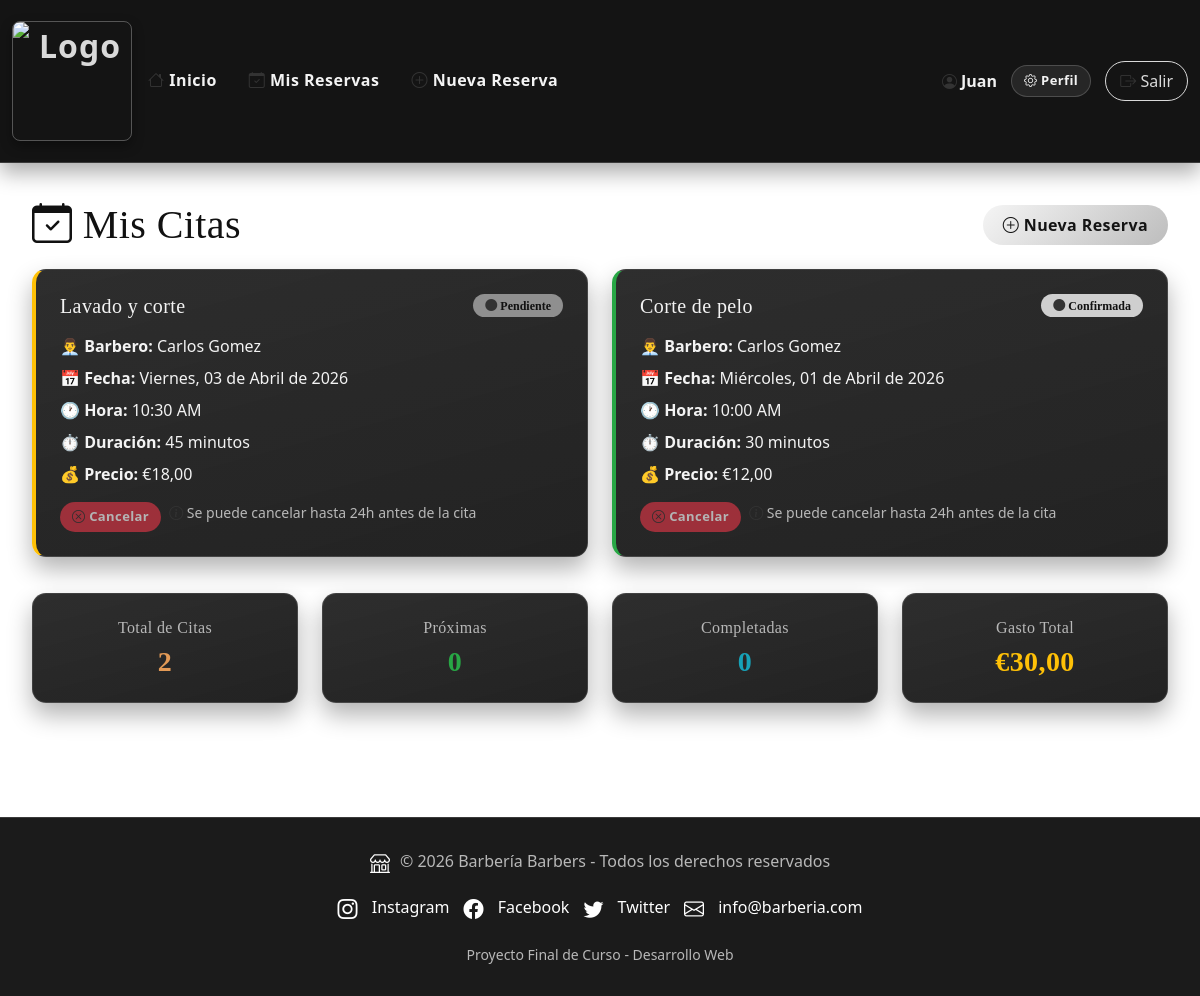
/reservas.php (signed in), run on the app's committed database.
### tables this page shows
CREATE TABLE `citas` (
  `ID_cita` int(11) NOT NULL,
  `fecha` date NOT NULL,
  `hora` time NOT NULL,
  `DNI_barbero` varchar(15) NOT NULL,
  `ID_usuario` int(11) NOT NULL,
  `ID_servicio` int(11) NOT NULL,
  `precio_final` decimal(6,2) NOT NULL,
  `estado` enum('pendiente','confirmada','cancelada','completada') DEFAULT 'pendiente',
  `notas_cliente` text DEFAULT NULL,
  `notas_admin` text DEFAULT NULL,
  `fecha_creacion` timestamp DEFAULT CURRENT_TIMESTAMP,
  `fecha_modificacion` timestamp DEFAULT CURRENT_TIMESTAMP ON UPDATE CURRENT_TIMESTAMP
);

CREATE TABLE `configuracion_sistema` (
  `ID_config` int(11) NOT NULL,
  `nombre_barberia` varchar(100) DEFAULT 'Barbería Premium',
  `email_barberia` varchar(100) DEFAULT 'info@barberia.com',
  `telefono_barberia` varchar(15) DEFAULT '+34 911 222 333',
  `direccion` varchar(200) DEFAULT '',
  `ciudad` varchar(50) DEFAULT 'Madrid',
  `horario_apertura` time DEFAULT '09:00:00',
  `horario_cierre` time DEFAULT '18:00:00',
  `duracion_slot_minutos` int(3) DEFAULT 30,
  `tiempo_preparacion_minutos` int(3) DEFAULT 5,
  `aviso_cancelacion_horas` int(2) DEFAULT 24,
  `activo` tinyint(1) DEFAULT 1,
  `fecha_actualizacion` timestamp DEFAULT CURRENT_TIMESTAMP ON UPDATE CURRENT_TIMESTAMP
);

### config.php (called while the page is built, shortened)
<?php
$usuario_id = $_SESSION['usuario_id'] ?? null;
?>

### funciones.php (called while the page is built, shortened)
<?php
function e($valor) {
    return htmlspecialchars((string)($valor ?? ''), ENT_QUOTES, 'UTF-8');
}
function escapar($texto, $conexion) {
    return $conexion->real_escape_string($texto);
}
function obtener_barbero($dni, $conexion) {
    $dni = escapar($dni, $conexion);
    $query = "SELECT * FROM barberos WHERE DNI_barbero = '$dni' AND activo = 1";
    $resultado = $conexion->query($query);
    return $resultado->fetch_assoc();
}
function obtener_servicio($id, $conexion) {
    $query = "SELECT * FROM servicios WHERE ID_servicio = " . intval($id) . " AND activo = 1";
    $resultado = $conexion->query($query);
    return $resultado->fetch_assoc();
}
function obtener_citas_usuario($id_usuario, $conexion) {
    $query = "SELECT * FROM citas WHERE ID_usuario = " . intval($id_usuario) . " AND estado != 'cancelada' ORDER BY fecha DESC, hora DESC";
    $resultado = $conexion->query($query);
    $citas = $resultado->fetch_all(MYSQLI_ASSOC);
    foreach ($citas as &$cita) {
        $barbero = obtener_barbero($cita['DNI_barbero'], $conexion);
        $cita['barbero_nombre'] = $barbero['nombre'] ?? '';
        $cita['barbero_apellidos'] = $barbero['apellidos'] ?? '';
        $servicio = obtener_servicio($cita['ID_servicio'], $conexion);
    }
    return $citas;
}
function obtener_config_sistema($conexion) {
    $query = "SELECT * FROM configuracion_sistema WHERE ID_config = 1 LIMIT 1";
    $resultado = $conexion->query($query);
    return $resultado->fetch_assoc() ?: [];
}
function formatear_fecha($fecha) {
    $meses = ['', 'Enero', 'Febrero', 'Marzo', 'Abril', 'Mayo', 'Junio',
              'Julio', 'Agosto', 'Septiembre', 'Octubre', 'Noviembre', 'Diciembre'];
    $dias = ['Domingo', 'Lunes', 'Martes', 'Miércoles', 'Jueves', 'Viernes', 'Sábado'];
    $timestamp = strtotime($fecha);
    $dia_semana = $dias[date('w', $timestamp)];
    $dia = date('d', $timestamp);
    $mes = $meses[date('n', $timestamp)];
    $año = date('Y', $timestamp);
    return $dia_semana . ', ' . $dia . ' de ' . $mes . ' de ' . $año;
}
function formatear_hora($hora) {
    return date('g:i A', strtotime($hora));
}
function obtener_horas_cancelacion($conexion) {
    $config = obtener_config_sistema($conexion);
    return max(1, (int)($config['aviso_cancelacion_horas'] ?? 24));
}
?>

### reservas.php (the view, shortened to what this page needs)
<?php
require_once 'config.php';
require_once 'funciones.php';
$citas = obtener_citas_usuario($usuario_id, $mysqli);
$horas_cancelacion = obtener_horas_cancelacion($mysqli);
?>
<div class="row mb-30">
    <div class="col-md-12">
        <div class="d-flex justify-content-between align-items-center mb-20">
            <h1 class="mb-0 reservas-page-title">
                <i class="bi bi-calendar-check"></i> Mis Citas
            </h1>
            <a href="nueva_reserva.php" class="btn btn-primary">
                <i class="bi bi-plus-circle"></i> Nueva Reserva
            </a>
        </div>
    </div>
</div>
<?php if (empty($citas)): ?>
    <div class="no-data">
        <i class="bi bi-calendar-x reservas-empty-icon"></i>
        <h4 class="mt-3 reservas-empty-title">No tienes citas aún</h4>
        <p class="reservas-empty-subtitle">¿Por qué no reservas una ahora?</p>
        <a href="nueva_reserva.php" class="btn btn-primary mt-3">
            <i class="bi bi-calendar-plus"></i> Reservar Cita
        </a>
    </div>
<?php else: ?>
    <div class="row">
        <?php foreach ($citas as $cita): ?>
        <?php $clase_estado = match($cita['estado']) { 'pendiente' => 'reserva-card-pendiente', 'confirmada' => 'reserva-card-confirmada', 'cancelada' => 'reserva-card-cancelada', 'completada' => 'reserva-card-completada', default => 'reserva-card-default' }; ?>
        <div class="col-md-6 mb-3">
            <div class="card reserva-card <?php echo $clase_estado; ?>">
                <div class="card-body">
                    <div class="d-flex justify-content-between align-items-start mb-2">
                        <h5 class="card-title mb-0">
                            <?php echo e($cita['servicio_nombre']); ?>
                        </h5>
                        <span class="badge badge-estado-<?php echo $cita['estado']; ?>">
                            <i class="bi bi-circle-fill"></i>
                            <?php echo ucfirst($cita['estado']); ?>
                        </span>
                    </div>
                    <div class="card-text mt-3">
                        <div class="mb-2">
                            <strong>👨‍💼 Barbero:</strong>
                            <?php echo e($cita['barbero_nombre'] . ' ' . $cita['barbero_apellidos']); ?>
                        </div>
                        <div class="mb-2">
                            <strong>📅 Fecha:</strong>
                            <?php echo formatear_fecha($cita['fecha']); ?>
                        </div>
                        <div class="mb-2">
                            <strong>🕐 Hora:</strong>
                            <?php echo formatear_hora($cita['hora']); ?>
                        </div>
                        <div class="mb-2">
                            <strong>⏱️ Duración:</strong>
                            <?php echo $cita['duracion_minutos']; ?> minutos
                        </div>
                        <div class="mb-2">
                            <strong>💰 Precio:</strong>
                            €<?php echo number_format($cita['precio_final'], 2, ',', '.'); ?>
                        </div>
                    </div>
                    <div class="mt-3 d-flex gap-2">
                        <?php
                        $fecha_cita = strtotime($cita['fecha'] . ' ' . $cita['hora']);
                        $tiempo_restante = $fecha_cita - time();
                        $horas = $tiempo_restante / 3600;
                        $puede_cancelar = $horas >= $horas_cancelacion && ($cita['estado'] === 'pendiente' || $cita['estado'] === 'confirmada');
                        ?>
                        <?php if ($cita['estado'] === 'pendiente' || $cita['estado'] === 'confirmada'): ?>
                            <form method="POST" action="reservas.php" onsubmit="return <?php echo $puede_cancelar ? "confirm('¿Estás seguro de que quieres cancelar esta cita?')" : 'false'; ?>;">
                                <button type="submit" class="btn btn-sm btn-danger" <?php echo $puede_cancelar ? '' : 'disabled'; ?> title="<?php echo $puede_cancelar ? 'Cancelar cita' : 'No se puede cancelar con menos de ' . $horas_cancelacion . 'h de antelación'; ?>">
                                    <i class="bi bi-x-circle"></i> Cancelar
                                </button>
                            </form>
                        <?php endif; ?>
                        <?php if (!$puede_cancelar && ($cita['estado'] === 'pendiente' || $cita['estado'] === 'confirmada')): ?>
                            <small class="text-muted">
                                <i class="bi bi-info-circle"></i>
                                Se puede cancelar hasta <?php echo $horas_cancelacion; ?>h antes de la cita
                            </small>
                        <?php endif; ?>
                    </div>
                </div>
            </div>
        </div>
        <?php endforeach; ?>
    </div>
    <div class="row mt-40">
        <div class="col-md-3 mb-3">
            <div class="card text-center">
                <div class="card-body">
                    <h6 class="text-muted">Total de Citas</h6>
                    <h3 class="mb-0 reserva-stat-total">
                        <?php echo count($citas); ?>
                    </h3>
                </div>
            </div>
        </div>
        <div class="col-md-3 mb-3">
            <div class="card text-center">
                <div class="card-body">
                    <h6 class="text-muted">Próximas</h6>
                    <h3 class="mb-0 reserva-stat-proximas">
                        <?php echo count(array_filter($citas, fn($c) => strtotime($c['fecha']) >= time() && ($c['estado'] === 'pendiente' || $c['estado'] === 'confirmada'))); ?>
                    </h3>
                </div>
            </div>
        </div>
        <div class="col-md-3 mb-3">
            <div class="card text-center">
                <div class="card-body">
                    <h6 class="text-muted">Completadas</h6>
                    <h3 class="mb-0 reserva-stat-completadas">
                        <?php echo count(array_filter($citas, fn($c) => $c['estado'] === 'completada')); ?>
                    </h3>
                </div>
            </div>
        </div>
        <div class="col-md-3 mb-3">
            <div class="card text-center">
                <div class="card-body">
                    <h6 class="text-muted">Gasto Total</h6>
                    <h3 class="mb-0 reserva-stat-gasto">
                        €<?php echo number_format(array_sum(array_column($citas, 'precio_final')), 2, ',', '.'); ?>
                    </h3>
                </div>
            </div>
        </div>
    </div>
<?php endif; ?>
<?php
include 'plantilla.php';
?>

### reservas.php (style rules this page uses)
.reservas-page-title, .reservas-page-title .bi, .reservas-empty-title, .reservas-empty-subtitle { color: #111111 !important; }
.reserva-card { border-left-width: 4px; border-left-style: solid; }
.reserva-card-pendiente { border-left-color: #ffc107; }
.reserva-card-confirmada { border-left-color: #28a745; }
.reserva-stat-total, .reserva-stat-proximas, .reserva-stat-completadas, .reserva-stat-gasto { font-weight: 700; }
.reserva-stat-total { color: #e39a56; }
.reserva-stat-proximas { color: #28a745; }
.reserva-stat-completadas { color: #17a2b8; }
.reserva-stat-gasto { color: #ffc107; }

### data on the page
citas: servicio_nombre "Lavado y corte", estado "Pendiente", barbero_apellidos "Carlos Gomez", fecha "Viernes, 03 de Abril de 2026", hora "10:30 AM", duracion_minutos "45", precio_final "18,00"
configuracion_sistema: aviso_cancelacion_horas "24"
citas: servicio_nombre "Corte de pelo", estado "Confirmada", barbero_apellidos "Carlos Gomez", fecha "Miércoles, 01 de Abril de 2026", hora "10:00 AM", duracion_minutos "30", precio_final "12,00"

### other printed values
$_SESSION['usuario_nombre'] "Juan"
count($citas) "2"
count(array_filter($citas, fn($c) => $c['estado'] === 'completada')) "0"
array_sum(array_column($citas, 'precio_final')) "30,00"
APP_NAME "Barbería Barbers"
